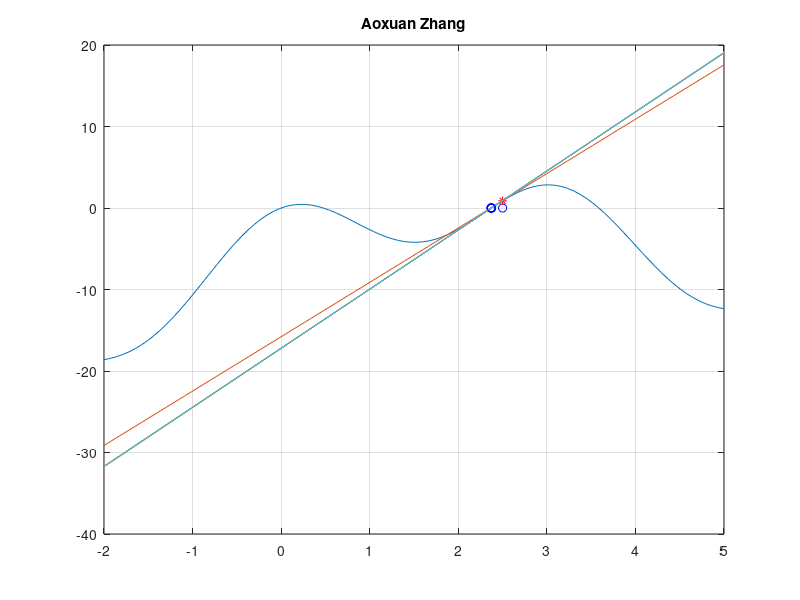

This figure's MATLAB source:
% Newton's method
clear; clf; format long
f=@(x) 4*cos(2*x)-(x-2).^2;
fp=@(x) -8*sin(2*x)-2*(x-2);
x=linspace(-2,5,100);
plot(x,f(x)); grid on; hold on
p(1)=2.5; 
plot(p(1),0,'bo')
plot(p(1),f(p(1)),'r*')
tol=1.0e-15; err=2*tol;
i=1;
while err>tol
y=f(p(i))+fp(p(i))*(x-p(i));
plot(x,y)
p(i+1)=p(i)-f(p(i))/fp(p(i));
plot(p(i+1),0,'bo')
err=abs(p(i+1)-p(i));
i=i+1;
end
title('Aoxuan Zhang')
p'
length(p)-1

% untitled3
% 
% ans =
% 
%    1.000000000000000
%    0.494805523696309
%    0.475885954556382
%    0.475320646985451
%    0.475320125801657
%    0.475320125801213
%    0.475320125801214
% 
% 
% ans =
% 
%      6
% ans =
% 
%    0.500000000000000
%    0.476206779355203
%    0.475321403597543
%    0.475320125803879
%    0.475320125801213
%    0.475320125801214
% 
% 
% ans =
% 
%      5
% ans =
% 
%    2.500000000000000
%    2.367396721631251
%    2.373643280212187
%    2.373649807961834
%    2.373649807969355
%    2.373649807969355
% 
% 
% ans =
% 
%      5
% 
% ans =
% 
%   -0.100000000000000
%   -0.015407896294122
%   -0.000499421831093
%   -0.000000559941336
%   -0.000000000000705
%   -0.000000000000000
%   -0.000000000000000
% 
% 
% ans =
% 
%      6